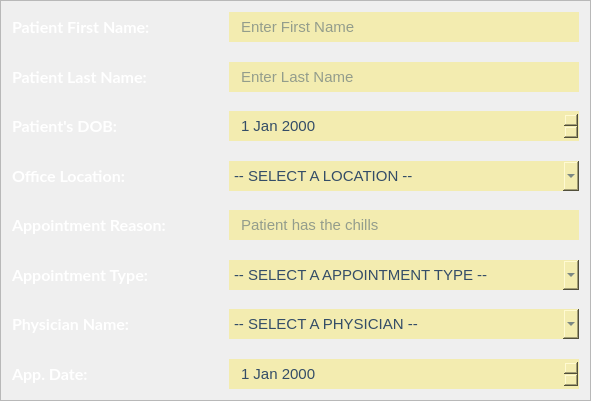
     <widget class="QFrame" name="InputsInnerFrame">
      <property name="geometry">
       <rect>
        <x>100</x>
        <y>160</y>
        <width>591</width>
        <height>401</height>
       </rect>
      </property>
      <property name="frameShape">
       <enum>QFrame::StyledPanel</enum>
      </property>
      <property name="frameShadow">
       <enum>QFrame::Raised</enum>
      </property>
      <layout class="QVBoxLayout" name="verticalLayout_3">
       <item>
        <layout class="QVBoxLayout" name="InputsInnerVLayout">
         <item>
          <layout class="QHBoxLayout" name="InputsRowHLayout_1">
           <item>
            <widget class="QLabel" name="Label_PatientFirstName_SA">
             <property name="minimumSize">
              <size>
               <width>0</width>
               <height>0</height>
              </size>
             </property>
             <property name="maximumSize">
              <size>
               <width>16777215</width>
               <height>16777215</height>
              </size>
             </property>
             <property name="font">
              <font>
               <family>Lato</family>
               <pointsize>12</pointsize>
               <weight>75</weight>
               <bold>true</bold>
              </font>
             </property>
             <property name="styleSheet">
              <string notr="true">QLabel {
	color: white;
}</string>
             </property>
             <property name="text">
              <string>Patient First Name:</string>
             </property>
            </widget>
           </item>
           <item>
            <spacer name="horizontalSpacer_2">
             <property name="orientation">
              <enum>Qt::Horizontal</enum>
             </property>
             <property name="sizeHint" stdset="0">
              <size>
               <width>40</width>
               <height>20</height>
              </size>
             </property>
            </spacer>
           </item>
           <item>
            <widget class="QLineEdit" name="LineEdit_PatientFirstName_SA">
             <property name="minimumSize">
              <size>
               <width>350</width>
               <height>30</height>
              </size>
             </property>
             <property name="maximumSize">
              <size>
               <width>350</width>
               <height>40</height>
              </size>
             </property>
             <property name="font">
              <font>
               <family>MS Shell Dlg 2</family>
               <pointsize>11</pointsize>
              </font>
             </property>
             <property name="styleSheet">
              <string notr="true">QLineEdit {
	border-image: none;
    border: none;
	background-color: #F3ECB0;
	color: #344D67;
	font-family: &quot;MS Shell Dlg 2&quot;;
	font-size: 11;
	padding-left: 10px;
	padding-right: 10px;
}</string>
             </property>
             <property name="text">
              <string/>
             </property>
             <property name="alignment">
              <set>Qt::AlignLeading|Qt::AlignLeft|Qt::AlignVCenter</set>
             </property>
             <property name="placeholderText">
              <string>Enter First Name</string>
             </property>
            </widget>
           </item>
          </layout>
         </item>
         <item>
          <spacer name="verticalSpacer">
           <property name="orientation">
            <enum>Qt::Vertical</enum>
           </property>
           <property name="sizeHint" stdset="0">
            <size>
             <width>20</width>
             <height>40</height>
            </size>
           </property>
          </spacer>
         </item>
         <item>
          <layout class="QHBoxLayout" name="InputsRowHLayout_2">
           <item>
            <layout class="QHBoxLayout" name="Layout_PatientLastName_2">
             <item>
              <widget class="QLabel" name="Label_PatientLastName_SA">
               <property name="font">
                <font>
                 <family>Lato</family>
                 <pointsize>12</pointsize>
                 <weight>75</weight>
                 <bold>true</bold>
                </font>
               </property>
               <property name="styleSheet">
                <string notr="true">QLabel {
	color: white;
}</string>
               </property>
               <property name="text">
                <string>Patient Last Name:</string>
               </property>
              </widget>
             </item>
             <item>
              <spacer name="horizontalSpacer">
               <property name="orientation">
                <enum>Qt::Horizontal</enum>
               </property>
               <property name="sizeHint" stdset="0">
                <size>
                 <width>40</width>
                 <height>20</height>
                </size>
               </property>
              </spacer>
             </item>
             <item>
              <widget class="QLineEdit" name="LineEdit_PatientLastName_SA">
               <property name="minimumSize">
                <size>
                 <width>350</width>
                 <height>30</height>
                </size>
               </property>
               <property name="maximumSize">
                <size>
                 <width>350</width>
                 <height>40</height>
                </size>
               </property>
               <property name="font">
                <font>
                 <family>MS Shell Dlg 2</family>
                 <pointsize>11</pointsize>
                </font>
               </property>
               <property name="styleSheet">
                <string notr="true">QLineEdit {
	border-image: none;
    border: none;
	background-color: #F3ECB0;
	color: #344D67;
	font-family: &quot;MS Shell Dlg 2&quot;;
	font-size: 11;
	padding-left: 10px;
	padding-right: 10px;
}</string>
               </property>
               <property name="text">
                <string/>
               </property>
               <property name="placeholderText">
                <string>Enter Last Name</string>
               </property>
              </widget>
             </item>
            </layout>
           </item>
          </layout>
         </item>
         <item>
          <spacer name="verticalSpacer_2">
           <property name="orientation">
            <enum>Qt::Vertical</enum>
           </property>
           <property name="sizeHint" stdset="0">
            <size>
             <width>20</width>
             <height>40</height>
            </size>
           </property>
          </spacer>
         </item>
         <item>
          <layout class="QHBoxLayout" name="InputsRowHLayout_3">
           <item>
            <layout class="QHBoxLayout" name="Layout_DOB_2">
             <item>
              <widget class="QLabel" name="Label_DOB_SA">
               <property name="font">
                <font>
                 <family>Lato</family>
                 <pointsize>12</pointsize>
                 <weight>75</weight>
                 <bold>true</bold>
                </font>
               </property>
               <property name="styleSheet">
                <string notr="true">QLabel {
	color: white;
}</string>
               </property>
               <property name="text">
                <string>Patient's DOB:</string>
               </property>
              </widget>
             </item>
             <item>
              <spacer name="horizontalSpacer_3">
               <property name="orientation">
                <enum>Qt::Horizontal</enum>
               </property>
               <property name="sizeHint" stdset="0">
                <size>
                 <width>40</width>
                 <height>20</height>
                </size>
               </property>
              </spacer>
             </item>
             <item>
              <widget class="QDateEdit" name="dateEdit_DOB_SA">
               <property name="minimumSize">
                <size>
                 <width>350</width>
                 <height>30</height>
                </size>
               </property>
               <property name="maximumSize">
                <size>
                 <width>350</width>
                 <height>40</height>
                </size>
               </property>
               <property name="font">
                <font>
                 <family>MS Shell Dlg 2</family>
                 <pointsize>11</pointsize>
                </font>
               </property>
               <property name="cursor">
                <cursorShape>PointingHandCursor</cursorShape>
               </property>
               <property name="styleSheet">
                <string notr="true">QDateEdit {
	border-image: none;
    border: none;
	background-color: #F3ECB0;
	color: #344D67;
	font-family: &quot;MS Shell Dlg 2&quot;;
	font-size: 11;
	padding-left: 10px;
	padding-right: 10px;
}

/** 
	QDateEdit QAbstractItemView:enabled {
	color: black;
	background-color: ghostwhite;
	selection-background-color: rgb(0, 177, 171);
	selection-color: white;
}

QCalendarWidget QTableView QLabel {
	color: white;
}
*/</string>
               </property>
               <property name="calendarPopup">
                <bool>false</bool>
               </property>
              </widget>
             </item>
            </layout>
           </item>
          </layout>
         </item>
         <item>
          <spacer name="verticalSpacer_7">
           <property name="orientation">
            <enum>Qt::Vertical</enum>
           </property>
           <property name="sizeHint" stdset="0">
            <size>
             <width>20</width>
             <height>40</height>
            </size>
           </property>
          </spacer>
         </item>
         <item>
          <layout class="QHBoxLayout" name="InputsRowHLayout_10">
           <item>
            <widget class="QLabel" name="Label_OfficeLocation_SA">
             <property name="minimumSize">
              <size>
               <width>140</width>
               <height>0</height>
              </size>
             </property>
             <property name="maximumSize">
              <size>
               <width>16777215</width>
               <height>16777215</height>
              </size>
             </property>
             <property name="font">
              <font>
               <family>Lato</family>
               <pointsize>12</pointsize>
               <weight>75</weight>
               <bold>true</bold>
              </font>
             </property>
             <property name="styleSheet">
              <string notr="true">QLabel {
	color: white;
}</string>
             </property>
             <property name="text">
              <string>Office Location:</string>
             </property>
            </widget>
           </item>
           <item>
            <spacer name="horizontalSpacer_10">
             <property name="orientation">
              <enum>Qt::Horizontal</enum>
             </property>
             <property name="sizeHint" stdset="0">
              <size>
               <width>40</width>
               <height>20</height>
              </size>
             </property>
            </spacer>
           </item>
           <item>
            <widget class="QComboBox" name="ComboBox_OfficeLocations_SA">
             <property name="minimumSize">
              <size>
               <width>350</width>
               <height>30</height>
              </size>
             </property>
             <property name="maximumSize">
              <size>
               <width>350</width>
               <height>40</height>
              </size>
             </property>
             <property name="font">
              <font>
               <family>MS Shell Dlg 2</family>
               <pointsize>11</pointsize>
              </font>
             </property>
             <property name="cursor">
              <cursorShape>PointingHandCursor</cursorShape>
             </property>
             <property name="styleSheet">
              <string notr="true">QComboBox {	
	border-image: none;
    border: none;
	background-color: #F3ECB0;
	color: #344D67;
	font-family: &quot;MS Shell Dlg 2&quot;;
	font-size: 11;
}</string>
             </property>
             <item>
              <property name="text">
               <string>-- SELECT A LOCATION --</string>
              </property>
             </item>
            </widget>
           </item>
          </layout>
         </item>
         <item>
          <spacer name="verticalSpacer_3">
           <property name="orientation">
            <enum>Qt::Vertical</enum>
           </property>
           <property name="sizeHint" stdset="0">
            <size>
             <width>20</width>
             <height>40</height>
            </size>
           </property>
          </spacer>
         </item>
         <item>
          <layout class="QHBoxLayout" name="InputsRowHLayout_4">
           <item>
            <widget class="QLabel" name="Label_AppointmentReason_SA">
             <property name="font">
              <font>
               <family>Lato</family>
               <pointsize>12</pointsize>
               <weight>75</weight>
               <bold>true</bold>
              </font>
             </property>
             <property name="styleSheet">
              <string notr="true">QLabel {
	color: white;
}</string>
             </property>
             <property name="text">
              <string>Appointment Reason:</string>
             </property>
            </widget>
           </item>
           <item>
            <spacer name="horizontalSpacer_4">
             <property name="orientation">
              <enum>Qt::Horizontal</enum>
             </property>
             <property name="sizeHint" stdset="0">
              <size>
               <width>40</width>
               <height>20</height>
              </size>
             </property>
            </spacer>
           </item>
           <item>
            <widget class="QLineEdit" name="LineEdit_AppointmentReason_SA">
             <property name="minimumSize">
              <size>
               <width>350</width>
               <height>30</height>
              </size>
             </property>
             <property name="maximumSize">
              <size>
               <width>350</width>
               <height>40</height>
              </size>
             </property>
             <property name="font">
              <font>
               <family>MS Shell Dlg 2</family>
               <pointsize>11</pointsize>
              </font>
             </property>
             <property name="styleSheet">
              <string notr="true">QLineEdit {
	border-image: none;
    border: none;
	background-color: #F3ECB0;
	color: #344D67;
	font-family: &quot;MS Shell Dlg 2&quot;;
	font-size: 11;
	padding-left: 10px;
	padding-right: 10px;
}</string>
             </property>
             <property name="placeholderText">
              <string>Patient has the chills</string>
             </property>
            </widget>
           </item>
          </layout>
         </item>
         <item>
          <spacer name="verticalSpacer_6">
           <property name="orientation">
            <enum>Qt::Vertical</enum>
           </property>
           <property name="sizeHint" stdset="0">
            <size>
             <width>20</width>
             <height>40</height>
            </size>
           </property>
          </spacer>
         </item>
         <item>
          <layout class="QHBoxLayout" name="InputsRowHLayout_9">
           <item>
            <widget class="QLabel" name="Label_AppointmentType_SA">
             <property name="minimumSize">
              <size>
               <width>0</width>
               <height>0</height>
              </size>
             </property>
             <property name="maximumSize">
              <size>
               <width>16777215</width>
               <height>16777215</height>
              </size>
             </property>
             <property name="font">
              <font>
               <family>Lato</family>
               <pointsize>12</pointsize>
               <weight>75</weight>
               <bold>true</bold>
              </font>
             </property>
             <property name="styleSheet">
              <string notr="true">QLabel {
	color: white;
}</string>
             </property>
             <property name="text">
              <string>Appointment Type:</string>
             </property>
            </widget>
           </item>
           <item>
            <spacer name="horizontalSpacer_9">
             <property name="orientation">
              <enum>Qt::Horizontal</enum>
             </property>
             <property name="sizeHint" stdset="0">
              <size>
               <width>40</width>
               <height>20</height>
              </size>
             </property>
            </spacer>
           </item>
           <item>
            <widget class="QComboBox" name="ComboBox_AppointmentTypes_SA">
             <property name="minimumSize">
              <size>
               <width>350</width>
               <height>30</height>
              </size>
             </property>
             <property name="maximumSize">
              <size>
               <width>350</width>
               <height>40</height>
              </size>
             </property>
             <property name="font">
              <font>
               <family>MS Shell Dlg 2</family>
               <pointsize>11</pointsize>
              </font>
             </property>
             <property name="cursor">
              <cursorShape>PointingHandCursor</cursorShape>
             </property>
             <property name="styleSheet">
              <string notr="true">QComboBox {	
	border-image: none;
    border: none;
	background-color: #F3ECB0;
	color: #344D67;
	font-family: &quot;MS Shell Dlg 2&quot;;
	font-size: 11;
}</string>
             </property>
             <item>
              <property name="text">
               <string>-- SELECT A APPOINTMENT TYPE --</string>
              </property>
             </item>
            </widget>
           </item>
          </layout>
         </item>
         <item>
          <spacer name="verticalSpacer_4">
           <property name="orientation">
            <enum>Qt::Vertical</enum>
           </property>
           <property name="sizeHint" stdset="0">
            <size>
             <width>20</width>
             <height>40</height>
            </size>
           </property>
          </spacer>
         </item>
         <item>
          <layout class="QHBoxLayout" name="InputsRowHLayout_11"/>
         </item>
         <item>
          <layout class="QHBoxLayout" name="InputsRowHLayout_6">
           <item>
            <widget class="QLabel" name="Label_PhysicianName_SA">
             <property name="minimumSize">
              <size>
               <width>140</width>
               <height>0</height>
              </size>
             </property>
             <property name="maximumSize">
              <size>
               <width>16777215</width>
               <height>16777215</height>
              </size>
             </property>
             <property name="font">
              <font>
               <family>Lato</family>
               <pointsize>12</pointsize>
               <weight>75</weight>
               <bold>true</bold>
              </font>
             </property>
             <property name="styleSheet">
              <string notr="true">QLabel {
	color: white;
}</string>
             </property>
             <property name="text">
              <string>Physician Name:</string>
             </property>
            </widget>
           </item>
           <item>
            <spacer name="horizontalSpacer_6">
             <property name="orientation">
              <enum>Qt::Horizontal</enum>
             </property>
             <property name="sizeHint" stdset="0">
              <size>
               <width>40</width>
               <height>20</height>
              </size>
             </property>
            </spacer>
           </item>
           <item>
            <widget class="QComboBox" name="ComboBox_PhysicianNames_SA">
             <property name="minimumSize">
              <size>
               <width>350</width>
               <height>30</height>
              </size>
             </property>
             <property name="maximumSize">
              <size>
               <width>350</width>
               <height>40</height>
              </size>
             </property>
             <property name="font">
              <font>
               <family>MS Shell Dlg 2</family>
               <pointsize>11</pointsize>
              </font>
             </property>
             <property name="cursor">
              <cursorShape>PointingHandCursor</cursorShape>
             </property>
             <property name="styleSheet">
              <string notr="true">QComboBox {	
	border-image: none;
    border: none;
	background-color: #F3ECB0;
	color: #344D67;
	font-family: &quot;MS Shell Dlg 2&quot;;
	font-size: 11;
}</string>
             </property>
             <item>
              <property name="text">
               <string>-- SELECT A PHYSICIAN --</string>
              </property>
             </item>
            </widget>
           </item>
          </layout>
         </item>
         <item>
          <spacer name="verticalSpacer_8">
           <property name="orientation">
            <enum>Qt::Vertical</enum>
           </property>
           <property name="sizeHint" stdset="0">
            <size>
             <width>20</width>
             <height>40</height>
            </size>
           </property>
          </spacer>
         </item>
         <item>
          <layout class="QHBoxLayout" name="InputsRowHLayout_5">
           <item>
            <widget class="QLabel" name="Label_AppDate_SA">
             <property name="font">
              <font>
               <family>Lato</family>
               <pointsize>12</pointsize>
               <weight>75</weight>
               <bold>true</bold>
              </font>
             </property>
             <property name="styleSheet">
              <string notr="true">QLabel {
	color: white;
}</string>
             </property>
             <property name="text">
              <string>App. Date:</string>
             </property>
            </widget>
           </item>
           <item>
            <spacer name="horizontalSpacer_5">
             <property name="orientation">
              <enum>Qt::Horizontal</enum>
             </property>
             <property name="sizeHint" stdset="0">
              <size>
               <width>40</width>
               <height>20</height>
              </size>
             </property>
            </spacer>
           </item>
           <item>
            <widget class="QDateEdit" name="DateEdit_AppDate_SA">
             <property name="minimumSize">
              <size>
               <width>350</width>
               <height>30</height>
              </size>
             </property>
             <property name="font">
              <font>
               <family>MS Shell Dlg 2</family>
               <pointsize>11</pointsize>
              </font>
             </property>
             <property name="styleSheet">
              <string notr="true">QDateEdit {
	border-image: none;
    border: none;
	background-color: #F3ECB0;
	color: #344D67;
	font-family: &quot;MS Shell Dlg 2&quot;;
	font-size: 11;	
	padding-left: 10px;
	padding-right: 10px;
}</string>
             </property>
            </widget>
           </item>
          </layout>
         </item>
        </layout>
       </item>
      </layout>
     </widget>
